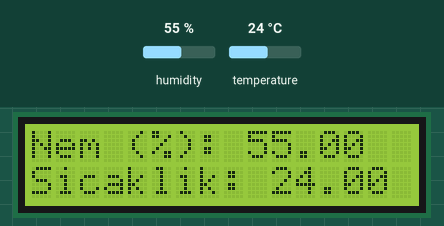
A sketch run on a simulated Arduino Uno, built with avr-gcc and run on an emulated ATmega328P. On the bench: 16×2 character LCD. The inputs (shaded band) are chosen by the test bench; at power-on: humidity 55 %, temperature 24 °C. The local clock reads 2024-03-15 10:24:30 at power-on unless the sketch sets it.

Above: at 0.2 s.
At 7.1 s:
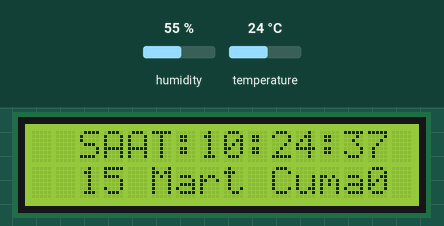
At 10.1 s:
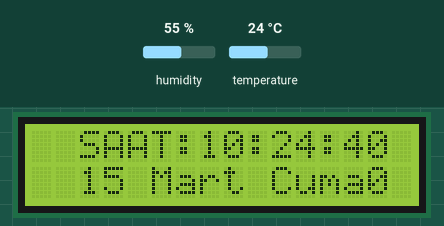
At 19.1 s:
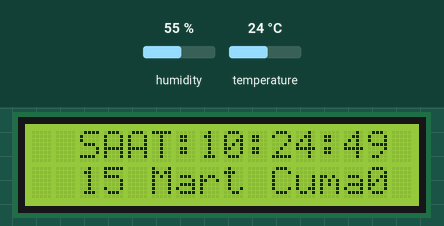
At 29.1 s:
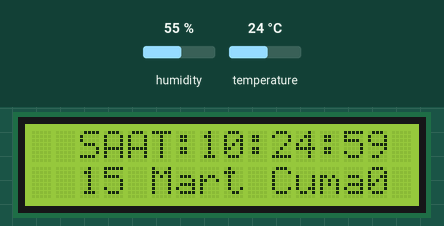
At 38.1 s:
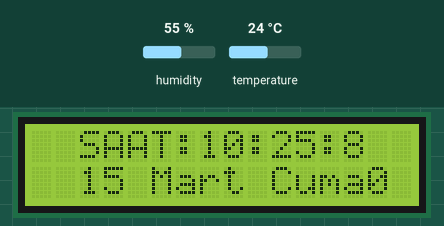

Measured:
- what the display in image 1 shows lasts 1.1 s, from 7.0 s to 8.1 s
- what the display in image 4 shows lasts 1.0 s, from 29.1 s to 30.1 s

The sketch:

Clock_Temp_HumidityOnLCD.ino
```cpp
#include <Wire.h>
#include <LiquidCrystal_I2C.h>
#include <dht11.h> // dht11 kütüphanesini ekliyoruz.
#include <stdio.h>
#include <DS1302.h>
#define DHT11PIN 2
dht11 DHT11;

LiquidCrystal_I2C lcd(0x27, 16, 2);

namespace {

// Set the appropriate digital I/O pin connections. These are the pin
// assignments for the Arduino as well for as the DS1302 chip. See the DS1302
// datasheet:
//
//   http://datasheets.maximintegrated.com/en/ds/DS1302.pdf
const int kCePin   = 4;  // Chip Enable
const int kIoPin   = 5;  // Input/Output
const int kSclkPin = 6;  // Serial Clock

// Create a DS1302 object.
DS1302 rtc(kCePin, kIoPin, kSclkPin);

String dayAsString(const Time::Day day) {
  switch (day) {
    case Time::kSunday: return "Pazar";
    case Time::kMonday: return "Pazartesi";
    case Time::kTuesday: return "Sali";
    case Time::kWednesday: return "Carsamba";
    case Time::kThursday: return "Persembe";
    case Time::kFriday: return "Cuma";
    case Time::kSaturday: return "Cumartesi";
  }
  return "(Bilinmeyen gun)";
}

int printTime() {
  // Get the current time and date from the chip.
  Time t = rtc.time();
  // Name the day of the week.
  const String day = dayAsString(t.day);
  String ay;

  switch (t.mon)
  {
    case 1: ay="Ocak"; break;
    case 2: ay="Subat"; break;
    case 3: ay="Mart"; break;
    case 4: ay="Nisan"; break;
    case 5: ay="Mayis"; break;
    case 6: ay="Haziran"; break;
    case 7: ay="Temmuz"; break;
    case 8: ay="Agustos"; break;
    case 9: ay="Eylul"; break;
    case 10: ay="Ekim"; break;
    case 11: ay="Kasim"; break;
    case 12: ay="Aralik"; break;
    }

  lcd.setCursor(0,0);
  lcd.print("  SAAT:");
  lcd.print(t.hr);
  lcd.print(":");
  lcd.print(t.min);
  lcd.print(":");
  lcd.print(t.sec);
  lcd.setCursor(0,1);
  lcd.print("  ");
  lcd.print(t.date);
  lcd.print(" ");
  lcd.print(ay);
  lcd.print(" ");
  lcd.print(day.c_str());
  lcd.setCursor(0,0);
  return t.sec;
  }

}

void setup()
{
// LCD yi çalıştır
lcd.begin();
lcd.backlight();
}

void printTemp()
{
  int chk = DHT11.read(DHT11PIN);
    lcd.print("Nem (%): ");
    lcd.print((float)DHT11.humidity, 2);
    lcd.setCursor(0,1);
    lcd.print("Sicaklik: ");
    lcd.print((float)DHT11.temperature, 2);
    lcd.setCursor(0,0);
    /*
    // Çiğ Oluşma Noktası, Dew Point
    Serial.print("Cig Olusma Noktasi: ");
    Serial.println(DHT11.dewPoint(), 2); */
    /*delay(3000);
    lcd.noBacklight();  //ekran isigi kapatma */
}

void loop()
{
    int sayi1=printTime();
     switch (sayi1){
    case 30:
    case 60:
    case 0:
    lcd.setCursor(0,1);
    lcd.print("                ");
    lcd.setCursor(0,0);
    lcd.print("                ");
    lcd.setCursor(0,0);
    printTemp();
    delay(5000);  break;
    }
}
```
